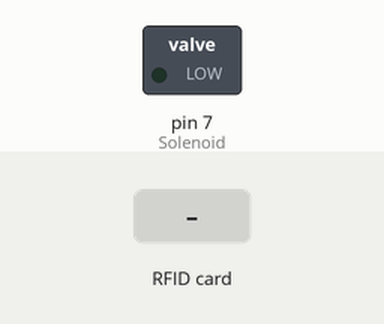
Simulated run of this program. Board: Arduino Pro Mini, built with avr-gcc and run on an emulated ATmega328P. Parts: switched loads named in the program (green lamp = pin HIGH). The test bench sets the inputs (shaded band). Pins used as bus, display or sensor lines are not drawn; what the program prints to the serial monitor is not drawn.

Above: at 1.2 s.
1.3 s: RFID card 5E 7A 19 C4 held to the reader
Timing chart, 0 to 10.3 s (numbered marks = the images above; inputs shaded):
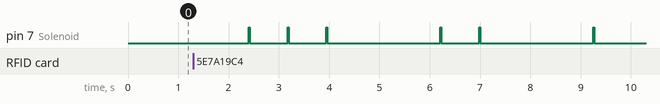

The program:

main.cpp
```cpp
/*
  Escape Box

  Git: https://github.com/retronics/Puzzle-Box/

 */

#include <Arduino.h>
#include <SPI.h>
#include <MFRC522.h>


//Card reader
constexpr uint8_t RST_PIN = 9;     // Configurable, see typical pin layout above
constexpr uint8_t SS_PIN = 10;     // Configurable, see typical pin layout above

MFRC522 rfid(SS_PIN, RST_PIN); // Instance of the class

MFRC522::MIFARE_Key key;

//Knocking Defines
#define Solenoid 7
#define SolenoidOnDelay 20
#define KnockInDigitDelay 750
#define KnockBetweenDigitDelay 1500

bool DoKnocking = true;

byte Combination[] = { 3, 2, 1, 4}; //Lock combination
byte Mode = 0; //Board mode

///////////////////////////////////////////////////////////
void setup() {

  Serial.begin(9600); //Init serial
  SPI.begin(); // Init SPI bus
  rfid.PCD_Init(); // Init MFRC522 (card reader)

  Serial.println("Serial started...");

  pinMode(Solenoid, OUTPUT); // initialize the solenoid

}

///////////////////////////////////////////////////////////
void Knock(){

  byte Digit = 0;

  byte KnockInDigit = 0;

  while (Digit < sizeof(Combination)){

    while (KnockInDigit < Combination[Digit]){

      delay(KnockInDigitDelay);

      digitalWrite(Solenoid, HIGH);

      delay(SolenoidOnDelay);

      digitalWrite(Solenoid, LOW);

      KnockInDigit++;

    }

    KnockInDigit = 0;

    delay(KnockBetweenDigitDelay);

    Digit++;

  }

  Mode = 0;

}

///////////////////////////////////////////////////////////
void loop() {

  switch (Mode){

    case 0:

      //Delay

      delay(500);

      // Look for  cards
      if (rfid.PICC_IsNewCardPresent()) {

        Serial.println("Card found.");

        Mode = 1;

      } else if (!rfid.PICC_IsNewCardPresent()) {

          Serial.println("No card.");

          DoKnocking = true;

      }

      break;

    case 1: //Do the knock

      Serial.println("Called knock.");

      if (DoKnocking) Knock();

      DoKnocking = false;

      break;

  }
}
```
